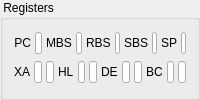
        <widget class="QGroupBox" name="groupBox_3">
        <property name="title">
          <string> Registers </string>
        </property>
        <layout class="QVBoxLayout" name="regLayout">
          <item>
            <layout class="QHBoxLayout" name="regLine1Layout" stretch="1,10,1,7,1,7,1,7,1,7">
              <property name="spacing">
                <number>4</number>
              </property>
              <item>
                <widget class="QLabel" name="labelPC">
                <property name="toolTip">
                  <string>Program counter</string>
                </property>
                <property name="text">
                  <string>PC</string>
                </property>
                <property name="alignment">
                  <set>Qt::AlignRight|Qt::AlignTrailing|Qt::AlignVCenter</set>
                </property>
                </widget>
              </item>
              <item>
                <widget class="QLineEdit" name="pcEdit">
                <property name="sizePolicy">
                  <sizepolicy hsizetype="Ignored" vsizetype="Fixed">
                  <horstretch>0</horstretch>
                  <verstretch>0</verstretch>
                  </sizepolicy>
                </property>
                <property name="toolTip">
                  <string>Program counter (PCB + PCP + PCS)</string>
                </property>
                <property name="key" stdset="0">
                  <string>PC</string>
                </property>
                <property name="type" stdset="0">
                  <string>integer</string>
                </property>
                <property name="mask" stdset="0">
                  <string>0x%0.4X</string>
                </property>
                </widget>
              </item>
              <item>
                <widget class="QLabel" name="mbsLabel">
                <property name="toolTip">
                  <string>Memory bank selection register</string>
                </property>
                <property name="text">
                  <string>MBS</string>
                </property>
                </widget>
              </item>
              <item>
                <widget class="QLineEdit" name="mbsEdit">
                <property name="sizePolicy">
                  <sizepolicy hsizetype="Ignored" vsizetype="Fixed">
                  <horstretch>0</horstretch>
                  <verstretch>0</verstretch>
                  </sizepolicy>
                </property>
                <property name="toolTip">
                  <string>Memory bank selection register</string>
                </property>
                <property name="key" stdset="0">
                  <string>MBS</string>
                </property>
                <property name="type" stdset="0">
                  <string>integer</string>
                </property>
                <property name="mask" stdset="0">
                  <string>0x%0.1X</string>
                </property>
                </widget>
              </item>
              <item>
                <widget class="QLabel" name="rbsLabel">
                <property name="toolTip">
                  <string>Register bank selection register</string>
                </property>
                <property name="text">
                  <string>RBS</string>
                </property>
                </widget>
              </item>
              <item>
                <widget class="QLineEdit" name="rbsEdit">
                <property name="sizePolicy">
                  <sizepolicy hsizetype="Ignored" vsizetype="Fixed">
                  <horstretch>0</horstretch>
                  <verstretch>0</verstretch>
                  </sizepolicy>
                </property>
                <property name="toolTip">
                  <string>Register bank selection register</string>
                </property>
                <property name="key" stdset="0">
                  <string>RBS</string>
                </property>
                <property name="type" stdset="0">
                  <string>integer</string>
                </property>
                <property name="mask" stdset="0">
                  <string>0x%0.1X</string>
                </property>
                </widget>
              </item>
              <item>
                <widget class="QLabel" name="sbsLabel">
                <property name="toolTip">
                  <string>Stack bank selection register</string>
                </property>
                <property name="text">
                  <string>SBS</string>
                </property>
                </widget>
              </item>
              <item>
                <widget class="QLineEdit" name="sbsEdit">
                <property name="sizePolicy">
                  <sizepolicy hsizetype="Ignored" vsizetype="Fixed">
                  <horstretch>0</horstretch>
                  <verstretch>0</verstretch>
                  </sizepolicy>
                </property>
                <property name="toolTip">
                  <string>Stack bank selection register</string>
                </property>
                <property name="key" stdset="0">
                  <string>SBS</string>
                </property>
                <property name="type" stdset="0">
                  <string>integer</string>
                </property>
                <property name="mask" stdset="0">
                  <string>0x%0.1X</string>
                </property>
                </widget>
              </item>
              <item>
                <widget class="QLabel" name="spLabel">
                <property name="toolTip">
                  <string>Stack pointer</string>
                </property>
                <property name="text">
                  <string>SP</string>
                </property>
                </widget>
              </item>
              <item>
                <widget class="QLineEdit" name="spEdit">
                <property name="sizePolicy">
                  <sizepolicy hsizetype="Ignored" vsizetype="Fixed">
                  <horstretch>0</horstretch>
                  <verstretch>0</verstretch>
                  </sizepolicy>
                </property>
                <property name="toolTip">
                  <string>Stack pointer</string>
                </property>
                <property name="key" stdset="0">
                  <string>SP</string>
                </property>
                <property name="type" stdset="0">
                  <string>integer</string>
                </property>
                <property name="mask" stdset="0">
                  <string>0x%0.2X</string>
                </property>
                </widget>
              </item>
            </layout>
          </item>

          <item>
            <layout class="QHBoxLayout" name="regLine2Layout" stretch="1,10,10,1,10,10,1,10,10,1,10,10">
              <property name="spacing">
                <number>4</number>
              </property>
              <item>
                <widget class="QLabel" name="xaLabel">
                <property name="toolTip">
                  <string>XA register pair</string>
                </property>
                <property name="text">
                  <string>XA</string>
                </property>
                </widget>
              </item>
              <item>
                <widget class="QLineEdit" name="xaEdit">
                <property name="sizePolicy">
                  <sizepolicy hsizetype="Ignored" vsizetype="Fixed">
                  <horstretch>0</horstretch>
                  <verstretch>0</verstretch>
                  </sizepolicy>
                </property>
                <property name="toolTip">
                  <string>XA register pair</string>
                </property>
                <property name="key" stdset="0">
                  <string>XA</string>
                </property>
                <property name="type" stdset="0">
                  <string>integer</string>
                </property>
                <property name="mask" stdset="0">
                  <string>0x%0.2X</string>
                </property>
                </widget>
              </item>
              <item>
                <widget class="QLineEdit" name="xaeEdit">
                <property name="sizePolicy">
                  <sizepolicy hsizetype="Ignored" vsizetype="Fixed">
                  <horstretch>0</horstretch>
                  <verstretch>0</verstretch>
                  </sizepolicy>
                </property>
                <property name="toolTip">
                  <string>XA' register pair</string>
                </property>
                <property name="key" stdset="0">
                  <string>XAE</string>
                </property>
                <property name="type" stdset="0">
                  <string>integer</string>
                </property>
                <property name="mask" stdset="0">
                  <string>0x%0.2X</string>
                </property>
                </widget>
              </item>
              <item>
                <widget class="QLabel" name="hlLabel">
                <property name="toolTip">
                  <string>HL register pair</string>
                </property>
                <property name="text">
                  <string>HL</string>
                </property>
                </widget>
              </item>
              <item>
                <widget class="QLineEdit" name="hlEdit">
                <property name="sizePolicy">
                  <sizepolicy hsizetype="Ignored" vsizetype="Fixed">
                  <horstretch>0</horstretch>
                  <verstretch>0</verstretch>
                  </sizepolicy>
                </property>
                <property name="toolTip">
                  <string>HL register pair</string>
                </property>
                <property name="key" stdset="0">
                  <string>HL</string>
                </property>
                <property name="type" stdset="0">
                  <string>integer</string>
                </property>
                <property name="mask" stdset="0">
                  <string>0x%0.2X</string>
                </property>
                </widget>
              </item>
              <item>
                <widget class="QLineEdit" name="hleEdit">
                <property name="sizePolicy">
                  <sizepolicy hsizetype="Ignored" vsizetype="Fixed">
                  <horstretch>0</horstretch>
                  <verstretch>0</verstretch>
                  </sizepolicy>
                </property>
                <property name="toolTip">
                  <string>HL' register pair</string>
                </property>
                <property name="key" stdset="0">
                  <string>HLE</string>
                </property>
                <property name="type" stdset="0">
                  <string>integer</string>
                </property>
                <property name="mask" stdset="0">
                  <string>0x%0.2X</string>
                </property>
                </widget>
              </item>
              <item>
                <widget class="QLabel" name="deLabel">
                <property name="toolTip">
                  <string>DE register pair</string>
                </property>
                <property name="text">
                  <string>DE</string>
                </property>
                </widget>
              </item>
              <item>
                <widget class="QLineEdit" name="deEdit">
                <property name="sizePolicy">
                  <sizepolicy hsizetype="Ignored" vsizetype="Fixed">
                  <horstretch>0</horstretch>
                  <verstretch>0</verstretch>
                  </sizepolicy>
                </property>
                <property name="toolTip">
                  <string>DE register pair</string>
                </property>
                <property name="key" stdset="0">
                  <string>DE</string>
                </property>
                <property name="type" stdset="0">
                  <string>integer</string>
                </property>
                <property name="mask" stdset="0">
                  <string>0x%0.2X</string>
                </property>
                </widget>
              </item>
              <item>
                <widget class="QLineEdit" name="deeEdit">
                <property name="sizePolicy">
                  <sizepolicy hsizetype="Ignored" vsizetype="Fixed">
                  <horstretch>0</horstretch>
                  <verstretch>0</verstretch>
                  </sizepolicy>
                </property>
                <property name="toolTip">
                  <string>DE' register pair</string>
                </property>
                <property name="key" stdset="0">
                  <string>DEE</string>
                </property>
                <property name="type" stdset="0">
                  <string>integer</string>
                </property>
                <property name="mask" stdset="0">
                  <string>0x%0.2X</string>
                </property>
                </widget>
              </item>
              <item>
                <widget class="QLabel" name="bcLabel">
                <property name="toolTip">
                  <string>BC register pair</string>
                </property>
                <property name="text">
                  <string>BC</string>
                </property>
                </widget>
              </item>
              <item>
                <widget class="QLineEdit" name="bcEdit">
                <property name="sizePolicy">
                  <sizepolicy hsizetype="Ignored" vsizetype="Fixed">
                  <horstretch>0</horstretch>
                  <verstretch>0</verstretch>
                  </sizepolicy>
                </property>
                <property name="toolTip">
                  <string>BC register pair</string>
                </property>
                <property name="key" stdset="0">
                  <string>BC</string>
                </property>
                <property name="type" stdset="0">
                  <string>integer</string>
                </property>
                <property name="mask" stdset="0">
                  <string>0x%0.2X</string>
                </property>
                </widget>
              </item>
              <item>
                <widget class="QLineEdit" name="bceEdit">
                <property name="sizePolicy">
                  <sizepolicy hsizetype="Ignored" vsizetype="Fixed">
                  <horstretch>0</horstretch>
                  <verstretch>0</verstretch>
                  </sizepolicy>
                </property>
                <property name="toolTip">
                  <string>BC' register pair</string>
                </property>
                <property name="key" stdset="0">
                  <string>BCE</string>
                </property>
                <property name="type" stdset="0">
                  <string>integer</string>
                </property>
                <property name="mask" stdset="0">
                  <string>0x%0.2X</string>
                </property>
                </widget>
              </item>
            </layout>
          </item>

        </layout>
        </widget>
